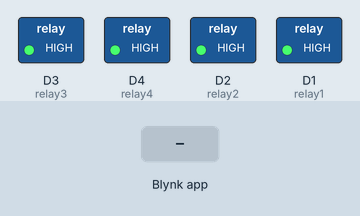
Simulated run of this sketch. Board: ESP8266 (NodeMCU). On the bench: switched loads named in the sketch (green lamp = pin HIGH). The inputs (shaded band) are chosen by the test bench. WiFi joins after 1.5 s; servers stay silent unless stated.

Above: at 3.0 s.
3.1 s: Blynk app writes 1 to V1
At 4.1 s:
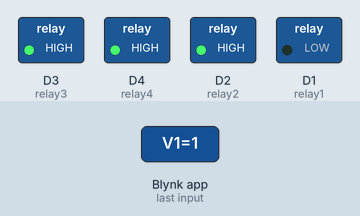
4.6 s: Blynk app writes 1 to V2
At 5.3 s:
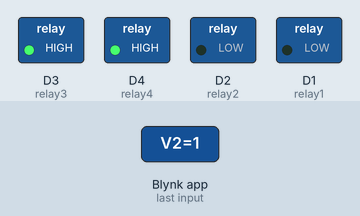
6.1 s: Blynk app writes 0 to V1
At 6.4 s:
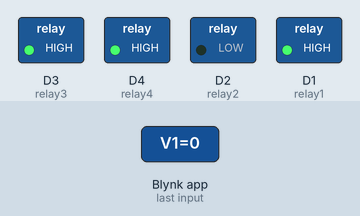
7.6 s: Blynk app writes 1 to V3
At 8.7 s:
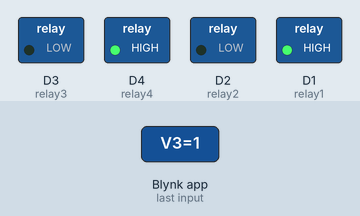
9.1 s: Blynk app writes 200 to V1
At 9.9 s:
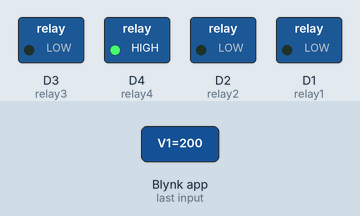
10.6 s: Blynk app writes 0 to V2
At 11.1 s:
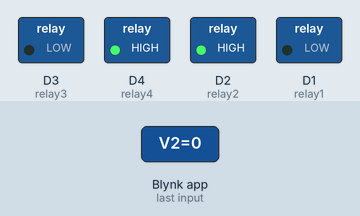
Timing chart, 0 to 13.1 s (numbered marks = the images above; inputs shaded):
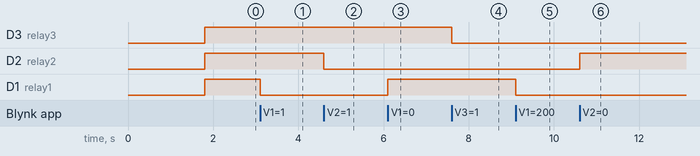

Measured:
- after the input at 3.1 s, D1 (relay1): HIGH → LOW at once
- after the input at 4.6 s, D2 (relay2): HIGH → LOW at once
- after the input at 6.1 s, D1 (relay1): LOW → HIGH at once
- after the input at 7.6 s, D3 (relay3): HIGH → LOW at once
- after the input at 9.1 s, D1 (relay1): HIGH → LOW at once
- after the input at 10.6 s, D2 (relay2): LOW → HIGH at once

The sketch:

Four_channel_Relay.ino
```cpp
#define BLYNK_TEMPLATE_ID "TMPL3NUP7DA59"
#define BLYNK_TEMPLATE_NAME "Relay appliance"
#define BLYNK_AUTH_TOKEN "oUGx6pfPPcBj3s_NVD3cnxP50x29eUVF"
#define BLYNK_PRINT Serial
#include <ESP8266WiFi.h>
#include <BlynkSimpleEsp8266.h>

// Your WiFi credentials
char ssid[] = "Andy Dufresne";
char pass[] = "sana@001";

// Blynk Auth Token
char auth[] = "oUGx6pfPPcBj3s_NVD3cnxP50x29eUVF";

// Relay pins
const int relay1 = D1;
const int relay2 = D2;
const int relay3 = D3;
const int relay4 = D4;

void setup() {
  // Debug console
  Serial.begin(115200);

  Blynk.begin(auth, ssid, pass);

  // Set relay pins as output
  pinMode(relay1, OUTPUT);
  pinMode(relay2, OUTPUT);
  pinMode(relay3, OUTPUT);
  pinMode(relay4, OUTPUT);

  // Set all relays to off
  digitalWrite(relay1, HIGH);
  digitalWrite(relay2, HIGH);
  digitalWrite(relay3, HIGH);
  digitalWrite(relay4, HIGH);
}

void loop()
{
  Blynk.run();
}

// Blynk virtual write functions to control relays
BLYNK_WRITE(V1) {
  int pinValue = param.asInt();
  digitalWrite(relay1, pinValue ? LOW : HIGH);
}

BLYNK_WRITE(V2) {
  int pinValue = param.asInt();
  digitalWrite(relay2, pinValue ? LOW : HIGH);
}

BLYNK_WRITE(V3) {
  int pinValue = param.asInt();
  digitalWrite(relay3, pinValue ? LOW : HIGH);
}

BLYNK_WRITE(V4) {
  int pinValue = param.asInt();
  digitalWrite(relay4, pinValue ? LOW : HIGH);
}
```
